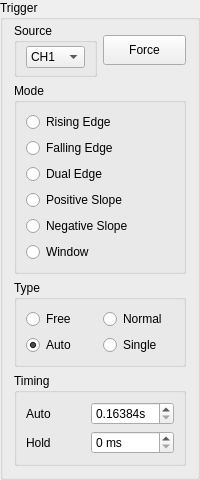
            <widget class="QGroupBox" name="triggerBox">
             <property name="maximumSize">
              <size>
               <width>16777215</width>
               <height>16777215</height>
              </size>
             </property>
             <property name="styleSheet">
              <string notr="true"/>
             </property>
             <property name="title">
              <string>Trigger</string>
             </property>
             <layout class="QVBoxLayout" name="verticalLayout_54">
              <property name="topMargin">
               <number>3</number>
              </property>
              <item>
               <layout class="QVBoxLayout" name="verticalLayout_53">
                <item>
                 <layout class="QHBoxLayout" name="horizontalLayout_36">
                  <item>
                   <widget class="QGroupBox" name="groupBox_3">
                    <property name="title">
                     <string>Source</string>
                    </property>
                    <layout class="QVBoxLayout" name="verticalLayout_52">
                     <property name="spacing">
                      <number>3</number>
                     </property>
                     <property name="topMargin">
                      <number>3</number>
                     </property>
                     <property name="bottomMargin">
                      <number>6</number>
                     </property>
                     <item>
                      <widget class="QComboBox" name="comboBoxTrigSource">
                       <property name="editable">
                        <bool>false</bool>
                       </property>
                       <property name="maxVisibleItems">
                        <number>999</number>
                       </property>
                       <property name="frame">
                        <bool>true</bool>
                       </property>
                       <item>
                        <property name="text">
                         <string>CH1</string>
                        </property>
                       </item>
                       <item>
                        <property name="text">
                         <string>CH2</string>
                        </property>
                       </item>
                       <item>
                        <property name="text">
                         <string>Bit 0</string>
                        </property>
                       </item>
                       <item>
                        <property name="text">
                         <string>Bit 1</string>
                        </property>
                       </item>
                       <item>
                        <property name="text">
                         <string>Bit 2</string>
                        </property>
                       </item>
                       <item>
                        <property name="text">
                         <string>Bit 3</string>
                        </property>
                       </item>
                       <item>
                        <property name="text">
                         <string>Bit 4</string>
                        </property>
                       </item>
                       <item>
                        <property name="text">
                         <string>Bit 5</string>
                        </property>
                       </item>
                       <item>
                        <property name="text">
                         <string>Bit 6</string>
                        </property>
                       </item>
                       <item>
                        <property name="text">
                         <string>Bit 7</string>
                        </property>
                       </item>
                       <item>
                        <property name="text">
                         <string>EXT</string>
                        </property>
                       </item>
                      </widget>
                     </item>
                    </layout>
                   </widget>
                  </item>
                  <item>
                   <widget class="QPushButton" name="forceButton">
                    <property name="minimumSize">
                     <size>
                      <width>80</width>
                      <height>30</height>
                     </size>
                    </property>
                    <property name="toolTip">
                     <string>Forces the trigger</string>
                    </property>
                    <property name="text">
                     <string>Force</string>
                    </property>
                   </widget>
                  </item>
                 </layout>
                </item>
                <item>
                 <widget class="QGroupBox" name="groupBox_4">
                  <property name="title">
                   <string>Mode</string>
                  </property>
                  <layout class="QVBoxLayout" name="verticalLayout_49">
                   <item>
                    <widget class="QRadioButton" name="radioButtonRising">
                     <property name="toolTip">
                      <string>The trigger occurs when the signal crosses the trigger level from below to above</string>
                     </property>
                     <property name="text">
                      <string>Rising Edge</string>
                     </property>
                     <property name="icon">
                      <iconset resource="xprotolabinterface.qrc">
                       <normaloff>:/Bitmaps/Bitmaps/rising.png</normaloff>:/Bitmaps/Bitmaps/rising.png</iconset>
                     </property>
                    </widget>
                   </item>
                   <item>
                    <widget class="QRadioButton" name="radioButtonFalling">
                     <property name="toolTip">
                      <string>The trigger occurs when the signal crosses the trigger level from above to below</string>
                     </property>
                     <property name="text">
                      <string>Falling Edge</string>
                     </property>
                     <property name="icon">
                      <iconset resource="xprotolabinterface.qrc">
                       <normaloff>:/Bitmaps/Bitmaps/falling.png</normaloff>:/Bitmaps/Bitmaps/falling.png</iconset>
                     </property>
                    </widget>
                   </item>
                   <item>
                    <widget class="QRadioButton" name="radioButtonDual">
                     <property name="toolTip">
                      <string>The trigger occurs when the signal crosses the trigger level in any direction</string>
                     </property>
                     <property name="text">
                      <string>Dual Edge</string>
                     </property>
                     <property name="icon">
                      <iconset resource="xprotolabinterface.qrc">
                       <normaloff>:/Bitmaps/Bitmaps/dual.png</normaloff>:/Bitmaps/Bitmaps/dual.png</iconset>
                     </property>
                    </widget>
                   </item>
                   <item>
                    <widget class="QRadioButton" name="radioButtonPositive">
                     <property name="toolTip">
                      <string>The trigger occurs when the difference between two consecutive samples is greater than the trigger value, positive slope</string>
                     </property>
                     <property name="text">
                      <string>Positive Slope</string>
                     </property>
                     <property name="icon">
                      <iconset resource="xprotolabinterface.qrc">
                       <normaloff>:/Bitmaps/Bitmaps/positive.png</normaloff>:/Bitmaps/Bitmaps/positive.png</iconset>
                     </property>
                    </widget>
                   </item>
                   <item>
                    <widget class="QRadioButton" name="radioButtonNegative">
                     <property name="toolTip">
                      <string>The trigger occurs when the difference between two consecutive samples is greater than the trigger value, negative slope</string>
                     </property>
                     <property name="text">
                      <string>Negative Slope</string>
                     </property>
                     <property name="icon">
                      <iconset resource="xprotolabinterface.qrc">
                       <normaloff>:/Bitmaps/Bitmaps/negative.png</normaloff>:/Bitmaps/Bitmaps/negative.png</iconset>
                     </property>
                    </widget>
                   </item>
                   <item>
                    <widget class="QRadioButton" name="radioButtonWindow">
                     <property name="toolTip">
                      <string>The trigger occurs when the signal leaves a voltage range</string>
                     </property>
                     <property name="text">
                      <string>Window</string>
                     </property>
                     <property name="icon">
                      <iconset resource="xprotolabinterface.qrc">
                       <normaloff>:/Bitmaps/Bitmaps/window.png</normaloff>:/Bitmaps/Bitmaps/window.png</iconset>
                     </property>
                    </widget>
                   </item>
                  </layout>
                 </widget>
                </item>
                <item>
                 <widget class="QGroupBox" name="groupBox_5">
                  <property name="title">
                   <string>Type</string>
                  </property>
                  <layout class="QVBoxLayout" name="verticalLayout_48">
                   <item>
                    <layout class="QHBoxLayout" name="horizontalLayout_34">
                     <item>
                      <widget class="QRadioButton" name="radioButtonFree">
                       <property name="toolTip">
                        <string>Trace continuously ignoring the trigger</string>
                       </property>
                       <property name="text">
                        <string>Free</string>
                       </property>
                      </widget>
                     </item>
                     <item>
                      <widget class="QRadioButton" name="radioButtonNormal">
                       <property name="toolTip">
                        <string>Trace only when the trigger event occurs</string>
                       </property>
                       <property name="text">
                        <string>Normal</string>
                       </property>
                      </widget>
                     </item>
                    </layout>
                   </item>
                   <item>
                    <layout class="QHBoxLayout" name="horizontalLayout_35">
                     <item>
                      <widget class="QRadioButton" name="radioButtonAuto">
                       <property name="toolTip">
                        <string>Trace when the trigger event occurs, or after the Auto trigger timeout</string>
                       </property>
                       <property name="text">
                        <string>Auto</string>
                       </property>
                       <property name="checked">
                        <bool>true</bool>
                       </property>
                      </widget>
                     </item>
                     <item>
                      <widget class="QRadioButton" name="radioButtonSingle">
                       <property name="toolTip">
                        <string>Only one trace is displayed when the trigger event occurs</string>
                       </property>
                       <property name="text">
                        <string>Single</string>
                       </property>
                      </widget>
                     </item>
                    </layout>
                   </item>
                  </layout>
                 </widget>
                </item>
                <item>
                 <widget class="QGroupBox" name="groupBox_14">
                  <property name="title">
                   <string>Timing</string>
                  </property>
                  <layout class="QVBoxLayout" name="verticalLayout_76">
                   <item>
                    <layout class="QHBoxLayout" name="horizontalLayout_32">
                     <item>
                      <widget class="QLabel" name="label_37">
                       <property name="toolTip">
                        <string>Trigger Timeout: Delay before generating an automatic trigger, when the trigger Type is set to Auto</string>
                       </property>
                       <property name="text">
                        <string>Auto</string>
                       </property>
                       <property name="scaledContents">
                        <bool>true</bool>
                       </property>
                       <property name="alignment">
                        <set>Qt::AlignmentFlag::AlignLeading|Qt::AlignmentFlag::AlignLeft|Qt::AlignmentFlag::AlignVCenter</set>
                       </property>
                       <property name="wordWrap">
                        <bool>true</bool>
                       </property>
                      </widget>
                     </item>
                     <item>
                      <widget class="QDoubleSpinBox" name="doubleSpinBoxTrigAuto">
                       <property name="minimumSize">
                        <size>
                         <width>83</width>
                         <height>0</height>
                        </size>
                       </property>
                       <property name="prefix">
                        <string/>
                       </property>
                       <property name="suffix">
                        <string>s</string>
                       </property>
                       <property name="decimals">
                        <number>5</number>
                       </property>
                       <property name="minimum">
                        <double>0.163840000000000</double>
                       </property>
                       <property name="maximum">
                        <double>10.485760000000001</double>
                       </property>
                       <property name="singleStep">
                        <double>0.040960000000000</double>
                       </property>
                      </widget>
                     </item>
                    </layout>
                   </item>
                   <item>
                    <layout class="QHBoxLayout" name="horizontalLayout_33">
                     <item>
                      <widget class="QLabel" name="label_38">
                       <property name="toolTip">
                        <string>Time to wait before detecting the next trigger</string>
                       </property>
                       <property name="text">
                        <string>Hold</string>
                       </property>
                       <property name="scaledContents">
                        <bool>true</bool>
                       </property>
                       <property name="alignment">
                        <set>Qt::AlignmentFlag::AlignLeading|Qt::AlignmentFlag::AlignLeft|Qt::AlignmentFlag::AlignVCenter</set>
                       </property>
                       <property name="wordWrap">
                        <bool>true</bool>
                       </property>
                      </widget>
                     </item>
                     <item>
                      <widget class="QDoubleSpinBox" name="doubleSpinBoxTrigHold">
                       <property name="minimumSize">
                        <size>
                         <width>83</width>
                         <height>0</height>
                        </size>
                       </property>
                       <property name="suffix">
                        <string> ms</string>
                       </property>
                       <property name="decimals">
                        <number>0</number>
                       </property>
                       <property name="maximum">
                        <double>255.000000000000000</double>
                       </property>
                      </widget>
                     </item>
                    </layout>
                   </item>
                  </layout>
                 </widget>
                </item>
               </layout>
              </item>
             </layout>
            </widget>
